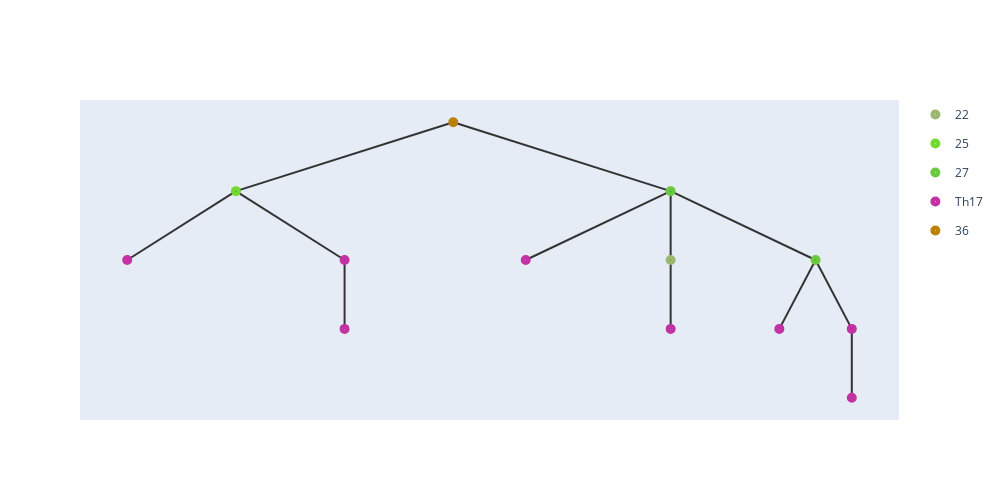

Source (notebook cell):
### Code cell
show_tree(nodes_[0]).show_fig()

### Figure 1 — Plotly figure (JSON) as saved in the notebook; plotly's stock layout.template omitted (floating-point values rounded to 4 significant figures)
{"data": [{"hoverinfo": "text", "hovertext": ["12_22"], "legendgroup": "22", "marker": {"color": "#9cb76e", "size": 10, "symbol": "circle-dot"}, "mode": "markers+text", "name": "22", "type": "scatter", "x": [7.75], "y": [2]}, {"hoverinfo": "text", "hovertext": ["11_25"], "legendgroup": "25", "marker": {"color": "#73d831", "size": 10, "symbol": "circle-dot"}, "mode": "markers+text", "name": "25", "type": "scatter", "x": [3.25], "y": [3.5]}, {"hoverinfo": "text", "hovertext": ["13_27", "10_27"], "legendgroup": "27", "marker": {"color": "#6ac841", "size": 10, "symbol": "circle-dot"}, "mode": "markers+text", "name": "27", "type": "scatter", "x": [7.75, 9.25], "y": [3.5, 2]}, {"hoverinfo": "text", "hovertext": ["1_Th17_0_Th17", "6_Th17_9_Th17", "5_Th17_9_Th17", "0_Th17_6_Th17", "4_Th17_8_Th17", "2_Th17_5_Th17", "3_Th17_6_Th17", "7_Th17_6_Th17"], "legendgroup": "Th17", "marker": {"color": "#c331a2", "size": 10, "symbol": "circle-dot"}, "mode": "markers+text", "name": "Th17", "type": "scatter", "x": [2.125, 4.375, 4.375, 6.25, 7.75, 8.875, 9.625, 9.625], "y": [2, 2, 0.5, 2, 0.5, 0.5, 0.5, -1]}, {"hoverinfo": "text", "hovertext": ["14_36"], "legendgroup": "36", "marker": {"color": "#bb8106", "size": 10, "symbol": "circle-dot"}, "mode": "markers+text", "name": "36", "type": "scatter", "x": [5.5], "y": [5]}], "layout": {"height": 500, "shapes": [{"layer": "below", "line": {"color": "#333", "width": 2}, "type": "line", "x0": 5.5, "x1": 5.5, "y0": 5, "y1": 5}, {"layer": "below", "line": {"color": "#333", "width": 2}, "type": "line", "x0": 5.5, "x1": 3.25, "y0": 5, "y1": 3.5}, {"layer": "below", "line": {"color": "#333", "width": 2}, "type": "line", "x0": 3.25, "x1": 2.125, "y0": 3.5, "y1": 2}, {"layer": "below", "line": {"color": "#333", "width": 2}, "type": "line", "x0": 3.25, "x1": 4.375, "y0": 3.5, "y1": 2}, {"layer": "below", "line": {"color": "#333", "width": 2}, "type": "line", "x0": 4.375, "x1": 4.375, "y0": 2, "y1": 0.5}, {"layer": "below", "line": {"color": "#333", "width": 2}, "type": "line", "x0": 5.5, "x1": 7.75, "y0": 5, "y1": 3.5}, {"layer": "below", "line": {"color": "#333", "width": 2}, "type": "line", "x0": 7.75, "x1": 6.25, "y0": 3.5, "y1": 2}, {"layer": "below", "line": {"color": "#333", "width": 2}, "type": "line", "x0": 7.75, "x1": 7.75, "y0": 3.5, "y1": 2}, {"layer": "below", "line": {"color": "#333", "width": 2}, "type": "line", "x0": 7.75, "x1": 7.75, "y0": 2, "y1": 0.5}, {"layer": "below", "line": {"color": "#333", "width": 2}, "type": "line", "x0": 7.75, "x1": 9.25, "y0": 3.5, "y1": 2}, {"layer": "below", "line": {"color": "#333", "width": 2}, "type": "line", "x0": 9.25, "x1": 8.875, "y0": 2, "y1": 0.5}, {"layer": "below", "line": {"color": "#333", "width": 2}, "type": "line", "x0": 9.25, "x1": 9.625, "y0": 2, "y1": 0.5}, {"layer": "below", "line": {"color": "#333", "width": 2}, "type": "line", "x0": 9.625, "x1": 9.625, "y0": 0.5, "y1": -1}], "width": 1000, "xaxis": {"showgrid": false, "showline": false, "showticklabels": false, "zeroline": false}, "yaxis": {"showgrid": false, "showline": false, "showticklabels": false, "zeroline": false}}}
